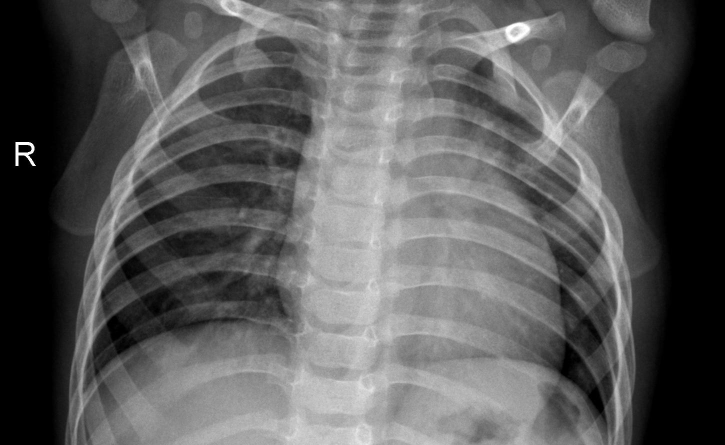
%> input picture test-image/pic1.jpeg, 1450 x 890 px (shown at 1/2 size)
$ octave huffman_compression.m   (GNU Octave 9; MATLAB toolbox functions it lacks are replaced by stand-ins)
%> lines starting %> are read from the running program, lines starting %| are printed output that depends on the picture
%% compression algo start
img=imread('test-image/pic1.jpeg');
%> img is the input picture: size 890x1450 uint8; min 0, max 255, mean 91.9
img=imresize(img,[512 512]);
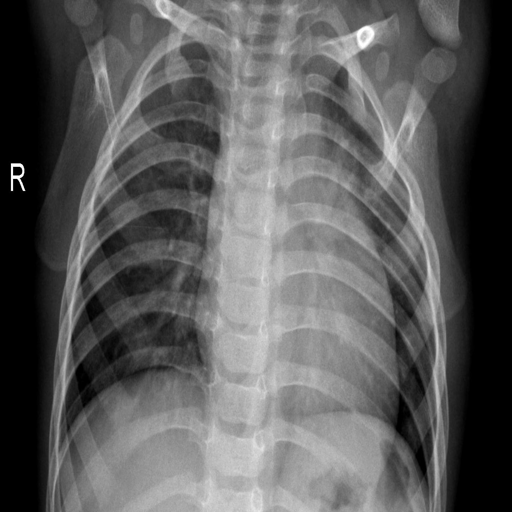
%> img: size 512x512 uint8; min 0, max 255, mean 91.9

%% Prob+Sort
[row ,col ,channels]=size(img);
%> row = 512; col = 512; channels = 1

%Covert to Grayscale
if (channels~=1)
   img = 0.2989*img(:,:,1)+0.5870*img(:,:,2)+ 0.1140*img(:,:,3)  ;
end


quanta = 16;
img = double(img) / 255;
%> img: size 512x512 double
img = uint8(img * quanta); % Image is now quantized to 16 levels .
%> img: size 512x512 uint8

prob = zeros(1,quanta+1);
sym = zeros(1,quanta+1);

%[row col] = size(img);
for i=1:row

    for j=1:col

        prob(img(i,j)+1)=prob(img(i,j)+1)+1;

    end
end
%> after the loop, prob = 17 values, max 41675 at index 1, min 135 at index 16, mean 15420.2

for i=1:quanta

    sym(i)=i-1;

end

sumprob=sum(prob);
%> sumprob = 262144
prob=prob./sumprob; % normalize the probabilities
%> prob = 17 values, max 0.159 at index 1, min 0.000515 at index 16, mean 0.0588

%% Algo

%probsort=sort(prob,2,'descend');
probsort=prob;
%> probsort has the same summary as prob

zero_one=['0'; '1'];

if length(probsort)>2

    prob_sort_grow=probsort(:);
%> prob_sort_grow has the same summary as prob
    h={zero_one(1),zero_one(2)};
    %prob_sort_grow(:,1)=probsort
    M=length(probsort);
%> M = 17
    N=length(probsort)-1;
%> N = 16

    for n=1:N
         [prob_sort_grow(1:M-n+1,n),org_ind(1:M-n+1,n)]=sort(prob_sort_grow(1:M-n+1,n),1,'descend')
         if n==1, ord0=org_ind; end
         if M-n>1, prob_sort_grow(1:M-n,n+1)=[prob_sort_grow(1:M-1-n,n); sum(prob_sort_grow(M-n:M-n+1,n))];
         end
    end
%> this loop made 16 passes
%> after the loop, ord0 = 17 values, max 17 at index 16, min 1 at index 1, mean 9
    for n=N:-1:2

        tmp=N-n+2;
        original_index=org_ind(1:tmp,n);

        for i=1:tmp
            h1{original_index(i)}=h{i};
        end
        h=h1;
        h{tmp+1}=h{tmp};
        h{tmp}=[h{tmp} zero_one(1)];
        h{tmp+1}=[h{tmp+1} zero_one(2)];
    end
%> this loop made 15 passes
%> (n, original_index) on passes 1 to 7: (16, [2; 1]), (15, [3; 1; 2]), (14, [4; 1; 2; 3]), (13, [5; 1; 2; 3; 4]), (12, [6; 1; 2; 3; 4; 5]), (11, [7; 1; 2; 3; 4; 5; 6]), (10, [8; 1; 2; 3; 4; 5; 6; 7])
%> (n, original_index) on passes 10 to 15: (7, [1; 11; 2; 3; 4; 5; 6; 7; 8; 9; 10]), (6, [1; 2; 3; 4; 5; 6; 12; 7; 8; 9; 10; 11]), (5, [1; 2; 3; 4; 5; 6; 7; 8; 9; 10; 11; 13; 12]), (4, [1; 2; 3; 4; 5; 6; 7; 8; 9; 10; 11; 12; 13; 14]), (3, [1; 2; 3; 4; 5; 6; 7; 8; 9; 10; 11; 12; 13; 14; 15]), (2, [1; 2; 3; 4; 5; 6; 7; 8; 9; 10; 11; 12; 13; 14; 16; 15])
%> after the loop, h = 17 items; h1 = 16 items

    for i=1:length(ord0)
        h1{ord0(i)}=h{i};
    end
%> this loop made 17 passes
%> after the loop, h1 = 17 items

      h=h1;   % Ouput Codes

      probsort   % Output the symbols
%> probsort has the same summary as prob

end

%% Calc compression ratio
ord0=transpose(ord0);
sum=0;
for i=1:length(h1);
    sum=sum+(length(h{1,i})*ord0(1,i));
end
%> this loop made 17 passes
%> sum on passes 1 to 12: 3, 53, 97, 125, 161, 185, 209, 257, 273, 288, 297, 305

total = 255*channels*8;
%> total = 2040

Compression = (sum/total)*100;
%> Compression = 44.02

%%

img = double(img) / quanta;
%> img: size 512x512 double
imshow((img));

%
figure
imhist(img);
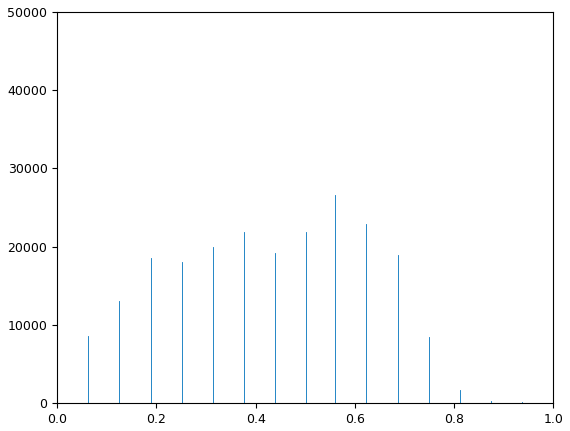
%> figure redrawn from the program's plot data; highest point at x = 0, y = 41675
cd=img;
imwrite(img,'Com_first.jpg');

$ run again, with test-image/pic2.jpeg copied over test-image/pic1.jpeg
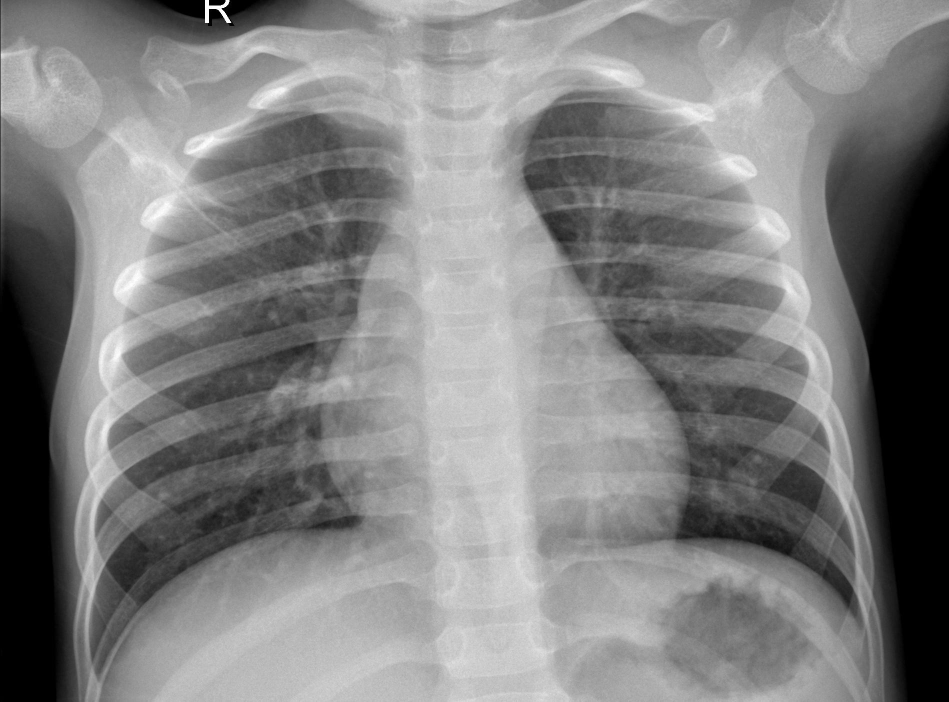
%> input picture test-image/pic2.jpeg, 1898 x 1403 px (shown at 1/2 size)
%> img is the input picture: size 1403x1898 uint8; min 0, max 255, mean 127.3
%> `img=imresize(img,[512 512]);`:
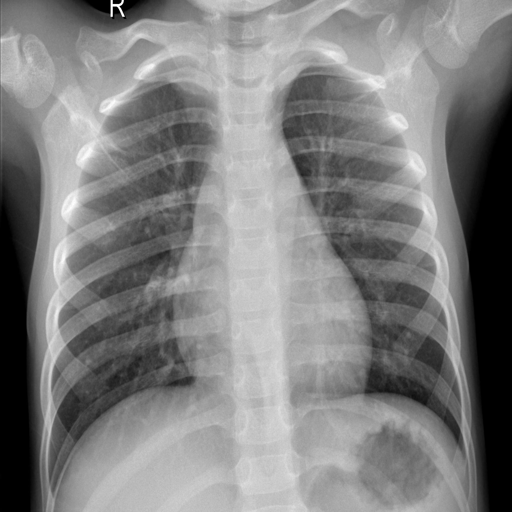
%> img: size 512x512 uint8; min 0, max 255, mean 127.3
%> after the loop `for i=1:row`: prob = 17 values, max 34361 at index 13, min 88 at index 17, mean 15420.2
%> sumprob = 262144
%> `prob=prob./sumprob;`: prob = 17 values, max 0.131 at index 13, min 0.000336 at index 17, mean 0.0588
%> `probsort=prob;`: probsort has the same summary as prob
%> prob_sort_grow has the same summary as prob
%> M = 17
%> N = 16
%> the loop `for n=1:N` made 16 passes
%> after the loop `for n=1:N`: ord0 = 17 values, max 17 at index 17, min 1 at index 7, mean 9
%> the loop `for n=N:-1:2` made 15 passes
%> (n, original_index) on passes 1 to 5: (16, [2; 1]), (15, [3; 1; 2]), (14, [4; 1; 2; 3]), (13, [5; 1; 2; 3; 4]), (12, [6; 1; 2; 3; 4; 5])
%> after the loop `for n=N:-1:2`: h = 17 items; h1 = 16 items
%> the loop `for i=1:length(ord0)` made 17 passes
%> after the loop `for i=1:length(ord0)`: h1 = 17 items
%> `probsort`: probsort has the same summary as prob
%> the loop `for i=1:length(h1);` made 17 passes
%> sum on passes 1 to 8: 52, 136, 202, 252, 288, 320, 324, 352
%> Compression = 43.09
%> `imhist(img);`:
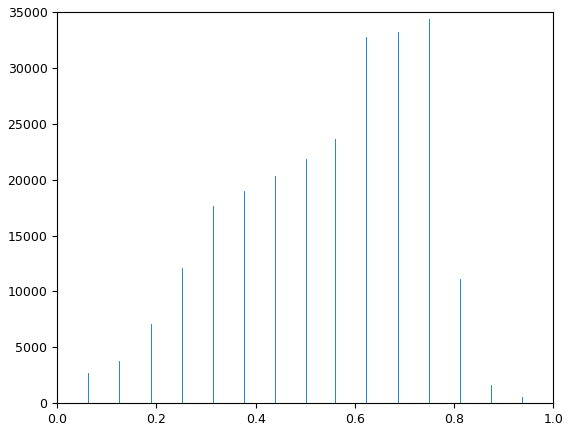
%> figure redrawn from the program's plot data; highest point at x = 0.749, y = 34361

$ run again, with test-image/pic3.jpeg copied over test-image/pic1.jpeg
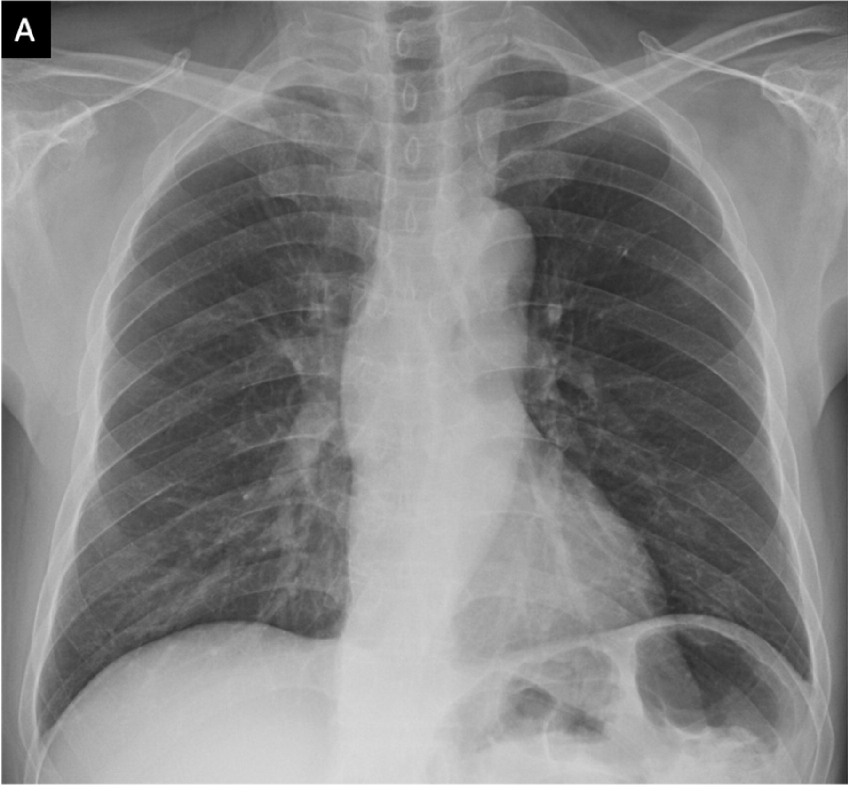
%> input picture test-image/pic3.jpeg, 1695 x 1570 px (shown at 1/2 size)
%> img is the input picture: size 1570x1695x3 uint8; min 0, max 255, mean 131.1
%> `img=imresize(img,[512 512]);`:
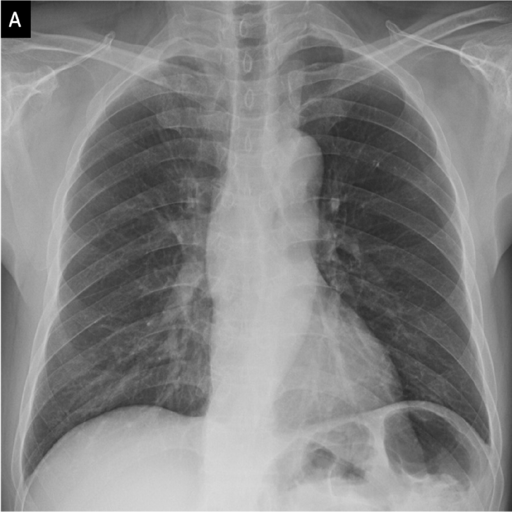
%> img: size 512x512x3 uint8; min 0, max 255, mean 131
%> after the loop `for i=1:row`: prob = 17 values, max 37429 at index 11, min 24 at index 17, mean 15420.2
%> sumprob = 262144
%> `prob=prob./sumprob;`: prob = 17 values, max 0.143 at index 11, min 9.16e-05 at index 17, mean 0.0588
%> `probsort=prob;`: probsort has the same summary as prob
%> prob_sort_grow has the same summary as prob
%> M = 17
%> N = 16
%> the loop `for n=1:N` made 16 passes
%> after the loop `for n=1:N`: ord0 = 17 values, max 17 at index 17, min 1 at index 12, mean 9
%> the loop `for n=N:-1:2` made 15 passes
%> (n, original_index) on passes 1 to 5: (16, [2; 1]), (15, [3; 1; 2]), (14, [4; 1; 2; 3]), (13, [5; 1; 2; 3; 4]), (12, [6; 1; 2; 3; 4; 5])
%> after the loop `for n=N:-1:2`: h = 17 items; h1 = 16 items
%> the loop `for i=1:length(ord0)` made 17 passes
%> after the loop `for i=1:length(ord0)`: h1 = 17 items
%> `probsort`: probsort has the same summary as prob
%> the loop `for i=1:length(h1);` made 17 passes
%> sum on passes 1 to 8: 77, 177, 243, 315, 343, 370, 394, 414
%> Compression = 14.38
%> `imhist(img);`:
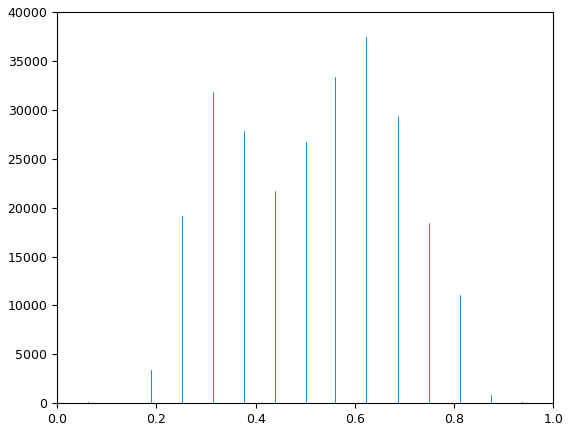
%> figure redrawn from the program's plot data; highest point at x = 0.624, y = 37429
